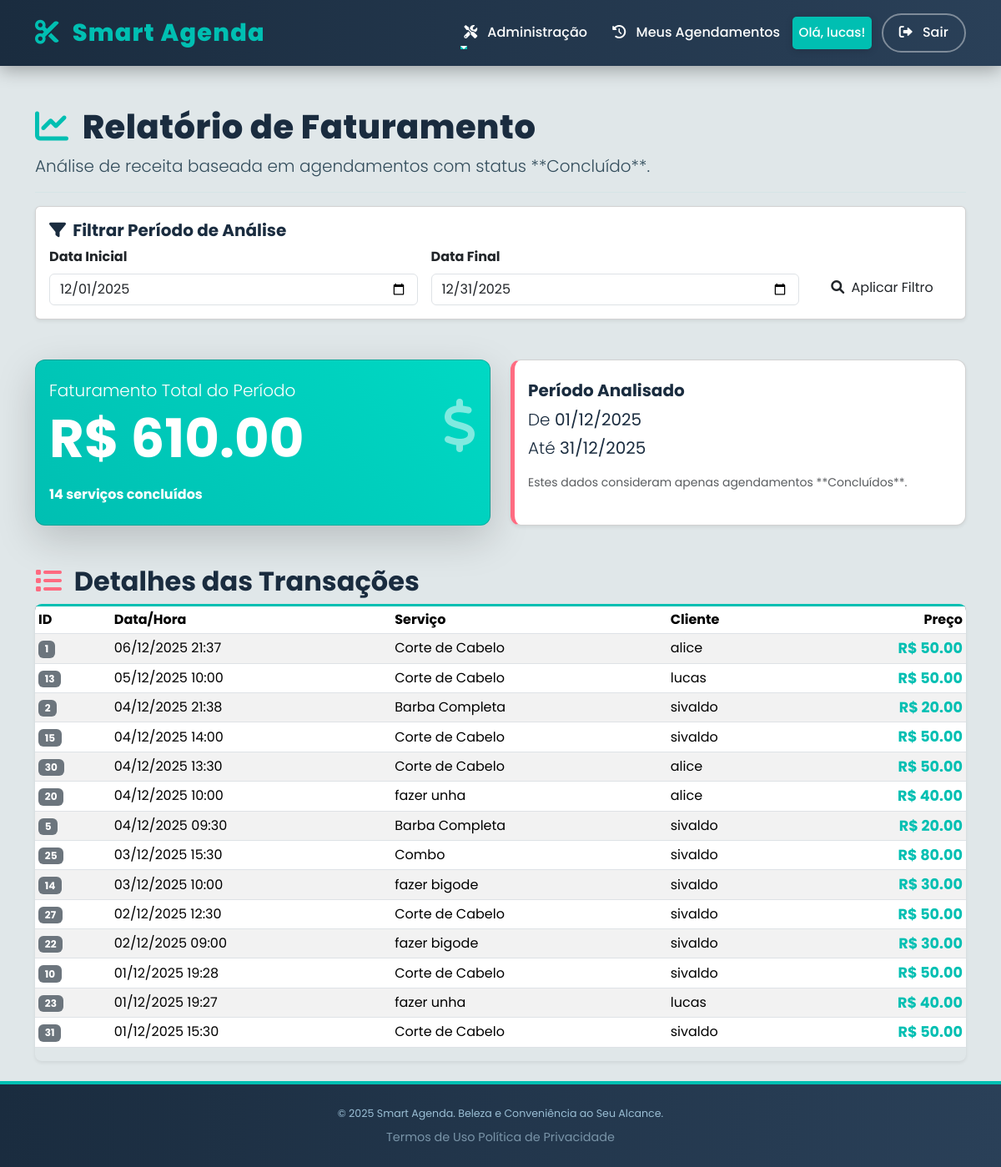
/admin/reports/billing (signed in), run on an earlier commit of the app's database.
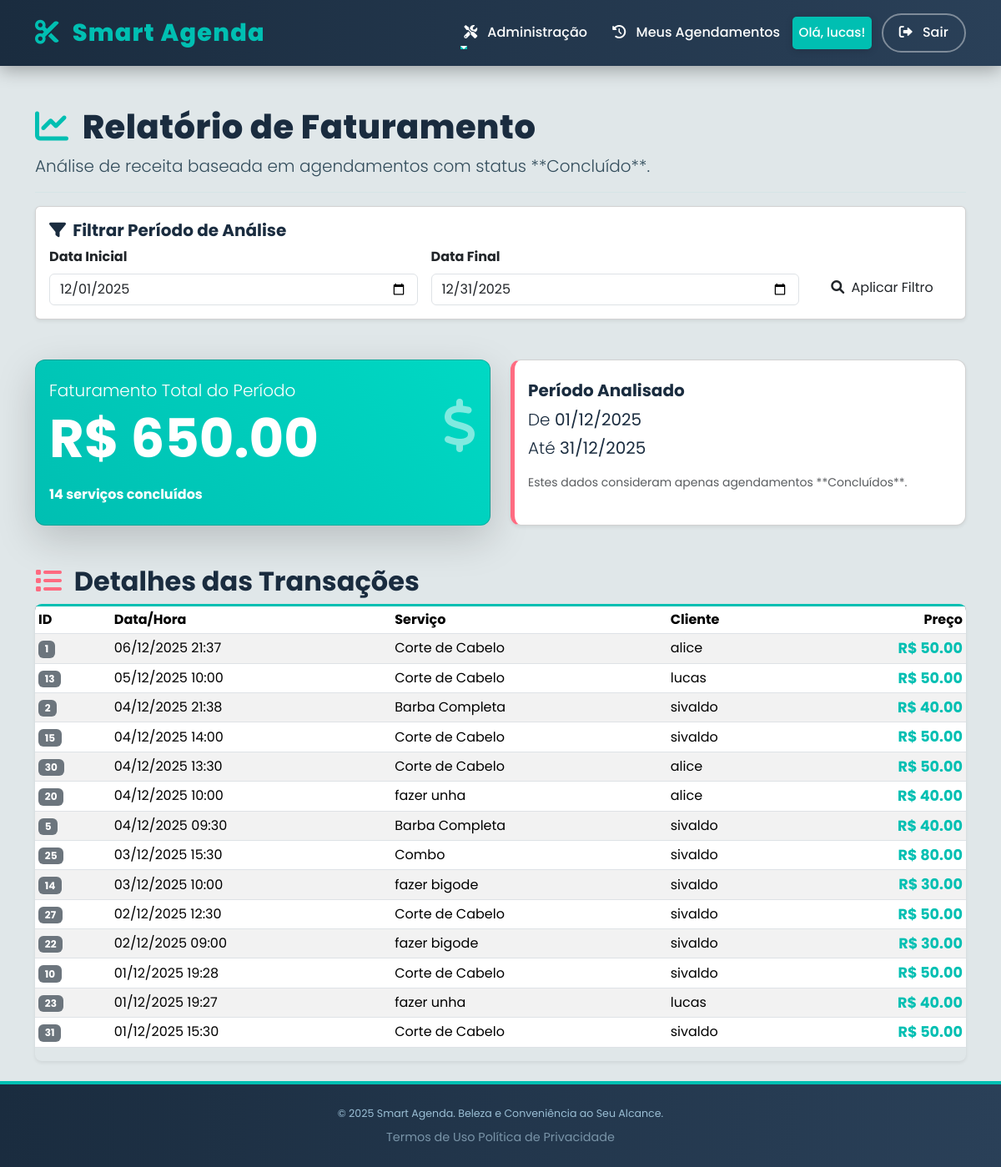
And on a later commit of the database.
### app/models.py (models this page shows, shortened)
class Service(db.Model):
    id = db.Column(db.Integer, primary_key=True)
    nome = db.Column(db.String(100), nullable=False, unique=True)
    descricao = db.Column(db.String(255))
    preco = db.Column(db.Float, nullable=False)
    duracao_minutos = db.Column(db.Integer, nullable=False)
    is_active = db.Column(db.Boolean, default=True)

### app/admin/routes.py (the view, shortened to what this page needs)
@bp.route('/reports/billing', methods=['GET'])
@login_required
@admin_required
def billing_report():
    start_date_str = request.args.get('start_date')
    end_date_str = request.args.get('end_date')
    today = date.today()
    if not start_date_str or not end_date_str:
        start_date_filter = datetime(today.year, today.month, 1)
        try:
            end_date_filter = datetime(today.year, today.month + 1, 1) - timedelta(seconds=1)
        except ValueError:
            end_date_filter = datetime(today.year + 1, 1, 1) - timedelta(seconds=1)
    base_filter = [Appointment.status == 'Concluído']
    base_filter.append(Appointment.data_horario >= start_date_filter)
    base_filter.append(Appointment.data_horario <= end_date_filter)
    total_revenue_query = db.session.query(func.sum(Service.preco)).select_from(Appointment).join(Service).filter(*base_filter)
    total_revenue = total_revenue_query.scalar() or 0.00
    appointments_query = Appointment.query.join(Service).filter(*base_filter).order_by(Appointment.data_horario.desc())
    completed_appointments = appointments_query.all()
    return render_template('services/billing_report.html',
                           title='Relatório de Faturamento',
                           total_revenue=total_revenue,
                           appointments=completed_appointments,
                           start_date=start_date_filter.strftime('%Y-%m-%d'),
                           end_date=end_date_filter.strftime('%Y-%m-%d'),
                           datetime=datetime
                           )

### app/admin/routes.py (called while the page is built)
@bp.teardown_request
def shutdown_session(exception=None):
    db.session.remove()

### app/templates/services/billing_report.html (shortened to what the changed rows need)
{% extends "base.html" %}
{% block content %}
<div class="report-header mt-4">
    <h1 class="mb-2"><i class="fas fa-chart-line me-2"></i> Relatório de Faturamento</h1>
</div>
<div class="row mb-5">
    <div class="col-md-6">
        <div class="card text-white shadow-lg revenue-card h-100">
            <div class="card-body py-4">
                <div class="d-flex justify-content-between align-items-center">
                    <div>
                        <h5 class="card-title fw-light">Faturamento Total do Período</h5>
                        <h1 class="display-3 fw-bolder mb-0">R$ {{ "%.2f"|format(total_revenue) }}</h1>
                    </div>
                </div>
            </div>
        </div>
    </div>
</div>
<h2 class="fw-bold" style="color: var(--dark-navy);"><i class="fas fa-list me-2" style="color: var(--accent-pink);"></i> Detalhes das Transações</h2>
{% if appointments %}
<div class="table-responsive shadow-sm rounded-3">
    <table class="table table-striped table-hover align-middle table-sm">
        <thead>
            <tr class="table-dark-custom">
                <th>ID</th>
                <th>Data/Hora</th>
                <th>Serviço</th>
                <th>Cliente</th>
                <th class="text-end">Preço</th>
            </tr>
        </thead>
        <tbody>
            {% for appt in appointments %}
            <tr class="transaction-row">
                <td><span class="badge bg-secondary">{{ appt.id }}</span></td>
                <td>{{ appt.data_horario.strftime('%d/%m/%Y %H:%M') }}</td>
                <td>{{ appt.servico.nome }}</td>
                <td>{{ appt.user.nome }}</td>
                <td class="text-end transaction-price">R$ {{ "%.2f"|format(appt.servico.preco) }}</td>
            </tr>
            {% endfor %}
        </tbody>
    </table>
</div>
{% else %}
<div class="alert alert-warning border-warning mt-4 fw-bold">
    <i class="fas fa-exclamation-triangle me-2"></i> Nenhum agendamento com status **Concluído** encontrado neste período.
</div>
{% endif %}
{% endblock %}

What changed in the data, as far as the page shows it:
changed Service (number 2 of 5 on the later page): servico.preco "20.00" → "40.00"
Also different on the page:
{{ "%.2f"|format(total_revenue) }}: "610.00" → "650.00"
